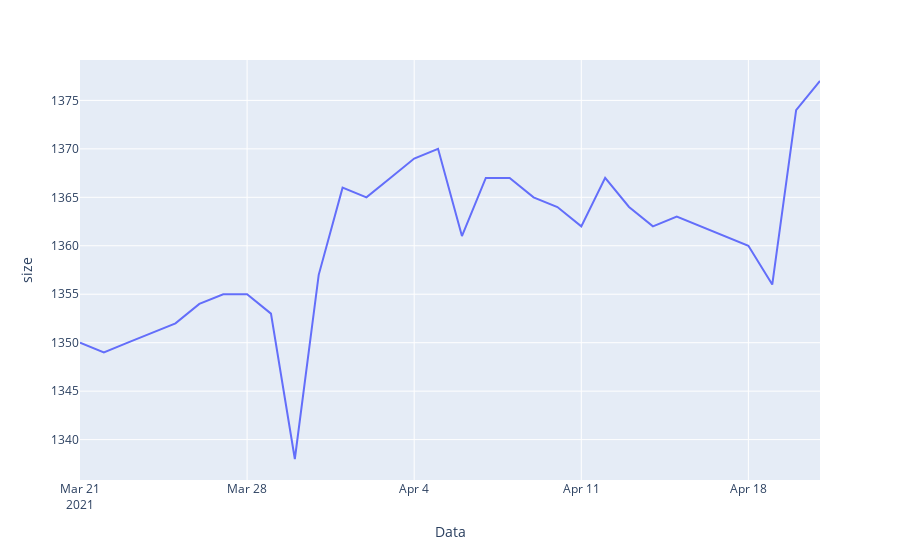

The code cell stored with this chart in its notebook:
### Code cell
count_by_day = data.groupby("Data", as_index=False)["Data"].size()
fig = go.Figure(data=px.line(count_by_day, x="Data", y="size"))
fig.show()

### Figure 1 — Plotly figure (JSON) as saved in the notebook; plotly's stock layout.template omitted (floating-point values rounded to 4 significant figures)
{"data": [{"hovertemplate": "Data=%{x}<br>size=%{y}<extra></extra>", "legendgroup": "", "line": {"color": "#636efa", "dash": "solid"}, "mode": "lines", "name": "", "orientation": "v", "showlegend": false, "type": "scatter", "x": ["2021-03-21", "2021-03-22", "2021-03-23", "2021-03-25", "2021-03-26", "2021-03-27", "2021-03-28", "2021-03-29", "2021-03-30", "2021-03-31", "2021-04-01", "2021-04-02", "2021-04-03", "2021-04-04", "2021-04-05", "2021-04-06", "2021-04-07", "2021-04-08", "2021-04-09", "2021-04-10", "2021-04-11", "2021-04-12", "2021-04-13", "2021-04-14", "2021-04-15", "2021-04-16", "2021-04-17", "2021-04-18", "2021-04-19", "2021-04-20", "2021-04-21"], "xaxis": "x", "y": [1350, 1349, 1350, 1352, 1354, 1355, 1355, 1353, 1338, 1357, 1366, 1365, 1367, 1369, 1370, 1361, 1367, 1367, 1365, 1364, 1362, 1367, 1364, 1362, 1363, 1362, 1361, 1360, 1356, 1374, 1377], "yaxis": "y"}], "layout": {"legend": {"tracegroupgap": 0}, "margin": {"t": 60}, "xaxis": {"anchor": "y", "domain": [0, 1], "title": {"text": "Data"}}, "yaxis": {"anchor": "x", "domain": [0, 1], "title": {"text": "size"}}}}
